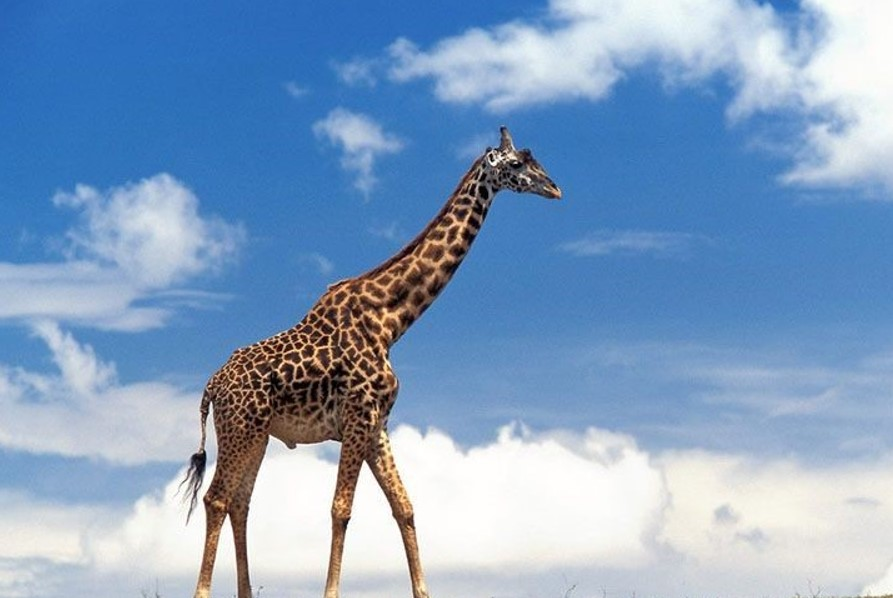
%> input picture giraffe_3.jpg, 893 x 598 px
$ octave sinirlama_ve_kenarbulma_.m   (GNU Octave 9; MATLAB toolbox functions it lacks are replaced by stand-ins)
%> lines starting %> are read from the running program, lines starting %| are printed output that depends on the picture; in (x1, y1, x2, y2) boxes, pixels count from 0 and x2, y2 are one past the last pixel; in counts of white or black regions, pixels touching at a corner belong together; the program's own positions count from 1
clc, close all; clear all

%% imge okuma
image = imread('giraffe_3.jpg');
%> image is the input picture: size 598x893x3 uint8; mean R, G, B 131.8, 160.6, 194
imshow(image);
title('Orijinal Goruntu')

subplot(2,2,1);
image_gray = rgb2gray(image);
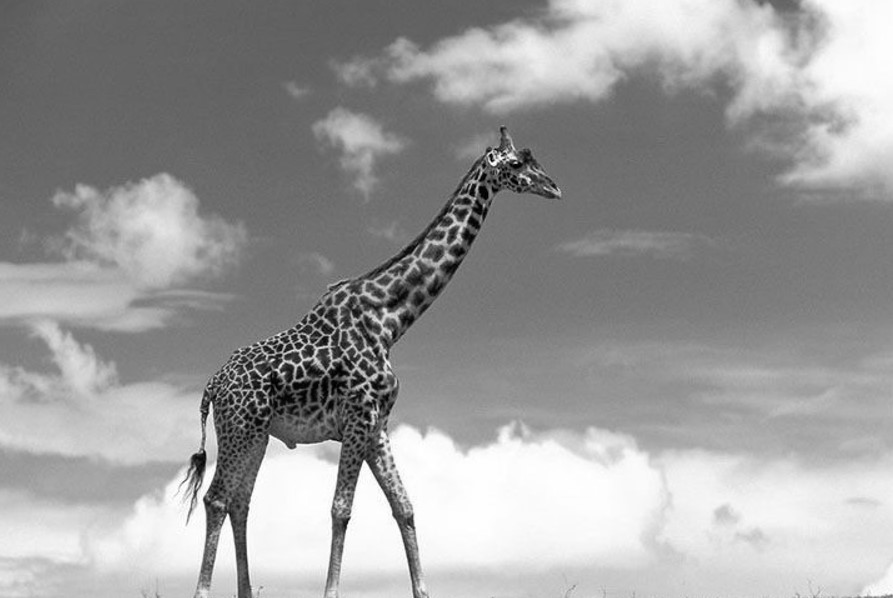
%> image_gray: size 598x893 uint8; min 0, max 255, mean 155.8
imshow(image_gray)
title('Gri Goruntu')
BW = imbinarize(image_gray);
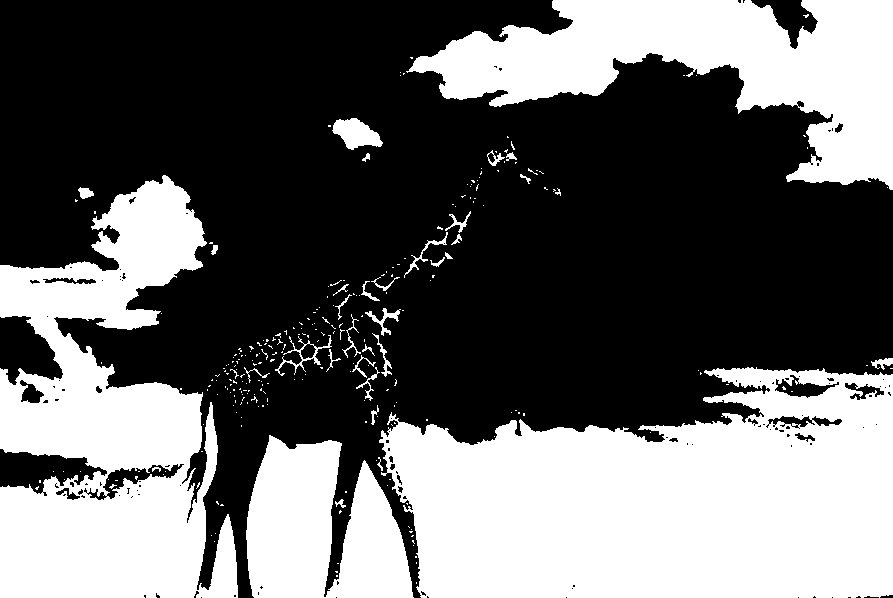
%> BW: size 598x893 logical; 40.3% white; 271 white regions (235 under 20 px), largest, box (x1, y1, x2, y2) and area: (379, 367, 893, 598) 89944, (0, 175, 238, 598) 58922, (406, 0, 893, 190) 42440
imshow(BW)
title('Ikili Görüntü')
subplot(2,2,2)
imshow(edge(image_gray,'sobel'));
title('Sobel Filter')
subplot(2,2,3)
imshow(edge(image_gray,'prewitt'));
title('Prewitt Filter')
subplot(2,2,4)
imshow(edge(image_gray,'canny'));
title('Canny Filter')
figure;
%%

edge_detected = imfill(imclose(edge(image_gray,'sobel'),strel('line',7,0)),'holes');
%> edge_detected: size 598x893 logical; 8.1% white; 28 white regions (24 under 20 px), largest, box (x1, y1, x2, y2) and area: (176, 126, 562, 598) 42810, (847, 594, 893, 598) 66, (530, 193, 560, 200) 30, (420, 433, 427, 439) 29
imshow(edge_detected);
title("Edge Detected")

%% Finally, find only giraffe based on properties

final_edges = edge(edge_detected,'Sobel', 0.12);
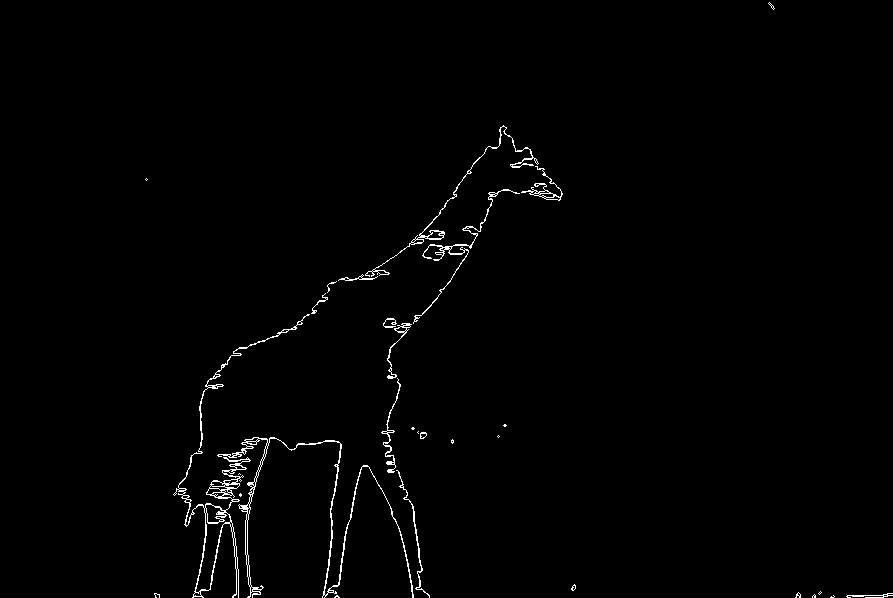
%> final_edges: size 598x893 logical; 1% white in thin lines or dots, all inside (x1, y1, x2, y2) = (145, 2, 893, 598)
imshow(final_edges)


%% Erozyon ??lemi yap?p beyazl?klar? yok etmeyi çal??mak

se = strel('disk',8);
erodedBW = imdilate(edge_detected,se);
%> erodedBW: size 598x893 logical; 12.4% white; 9 white regions, largest, box (x1, y1, x2, y2) and area: (167, 119, 569, 598) 63447, (788, 585, 893, 598) 985, (405, 421, 434, 446) 479
imshow(erodedBW)
title('Erozyon Goruntusu')

%imdilate(imdilate(edge_detected,strel('disk',5,0)),strel('disk',5,6));
%ms =bwareaopen(imopen(imfill(imclose(edge(rgb2gray(image),'canny'),strel('line',3,0)),'holes'),strel(ones(3,3))),1500);
mask_image = (imdilate(imdilate(edge_detected,strel('line',9,0)),strel('line',9,90)));
%> mask_image: size 598x893 logical; 11.2% white; 13 white regions, largest, box (x1, y1, x2, y2) and area: (170, 122, 566, 598) 58124, (843, 590, 893, 598) 326, (408, 424, 431, 443) 292
imshow(mask_image)
%imshow(labeloverlay(image,mask_image,'Colormap',[0 0 0]));
title('Son Hali');

red_processed=image(:,:,1).*uint8(mask_image);
green_processed=image(:,:,2).*uint8(mask_image);
blue_processed=image(:,:,3).*uint8(mask_image);
op=cat(3,red_processed,green_processed,blue_processed);
figure;
title('Morfolojik ??lemlerden Sonraki Hali')
imshow(op);

%% GÜNCELLEMELER 5.HAFTA

BW1_giraffe = imread('BW1_giraffe.png');
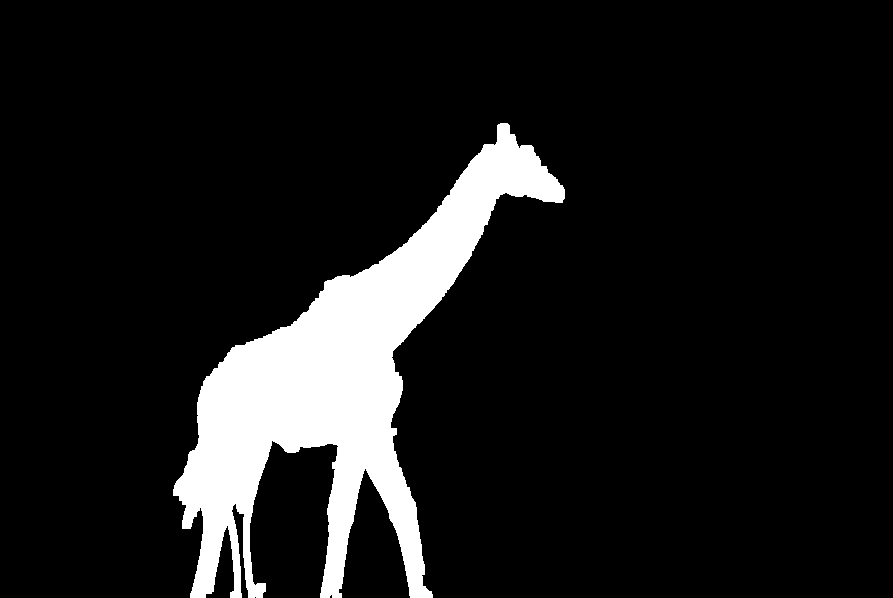
%> input picture BW1_giraffe.png, 893 x 598 px
%> BW1_giraffe: size 598x893 logical; 10.4% white; 1 white region, box (x1, y1, x2, y2) and area: (173, 123, 565, 598) 55280
figure,imshow(BW1_giraffe);

BWmax = bwpropfilt(mask_image,'Area',1,'largest');
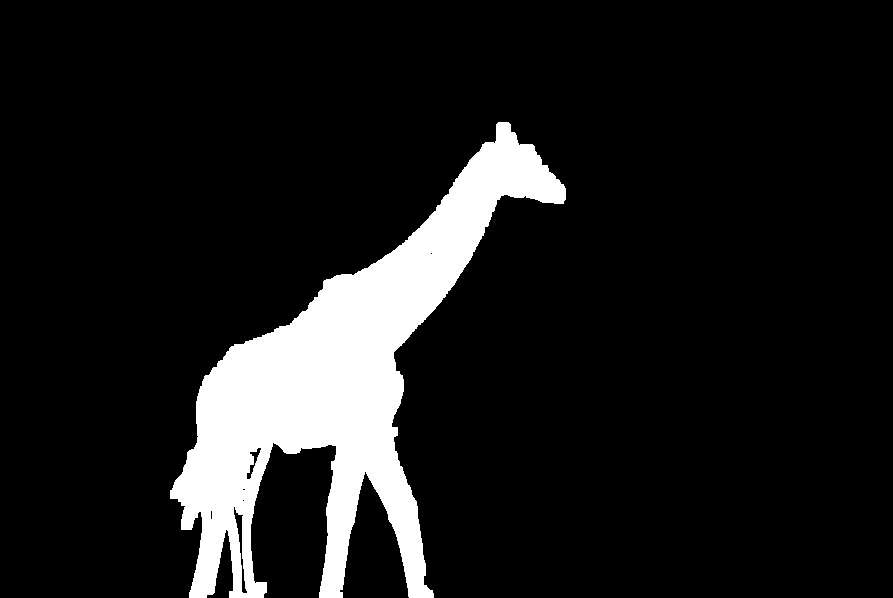
%> BWmax: size 598x893 logical; 10.9% white; 1 white region, box (x1, y1, x2, y2) and area: (170, 122, 566, 598) 58124
figure;
imshow(BWmax)

[bwLabel,num] = bwlabel(BWmax,4);
%> bwLabel: size 598x893 double; values 0 (black) and 1 (white), 10.9% white; 1 white region
%> num = 1

s = regionprops(bwLabel,'Area');
%> s = 1 region; Area: 58124
s1 = regionprops(bwLabel,'BoundingBox');
%> s1 = 1 region; box (x1, y1, x2, y2): (170, 122, 566, 598)
s_tum = regionprops(bwLabel,'all');
%> s_tum = 1 region; box (x1, y1, x2, y2), Area, Centroid, MajorAxisLength, MinorAxisLength and Eccentricity: (170, 122, 566, 598) 58124 [342 383.3] 541.1 228.9 0.906

%%
imshow(image)
hold on;
rectangle('Position',s1.BoundingBox,'EdgeColor','y','LineWidth',4)
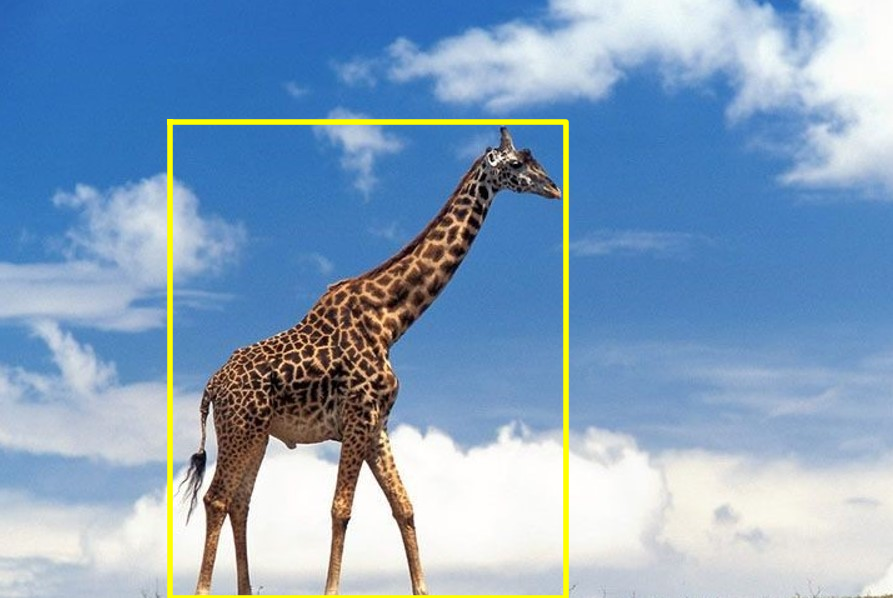
%> figure redrawn from the program's plot data
hold off

%% Karesiz zebra

red_processed=image(:,:,1).*uint8(BW1_giraffe);
green_processed=image(:,:,2).*uint8(BW1_giraffe);
blue_processed=image(:,:,3).*uint8(BW1_giraffe);
output_2=cat(3,red_processed,green_processed,blue_processed);
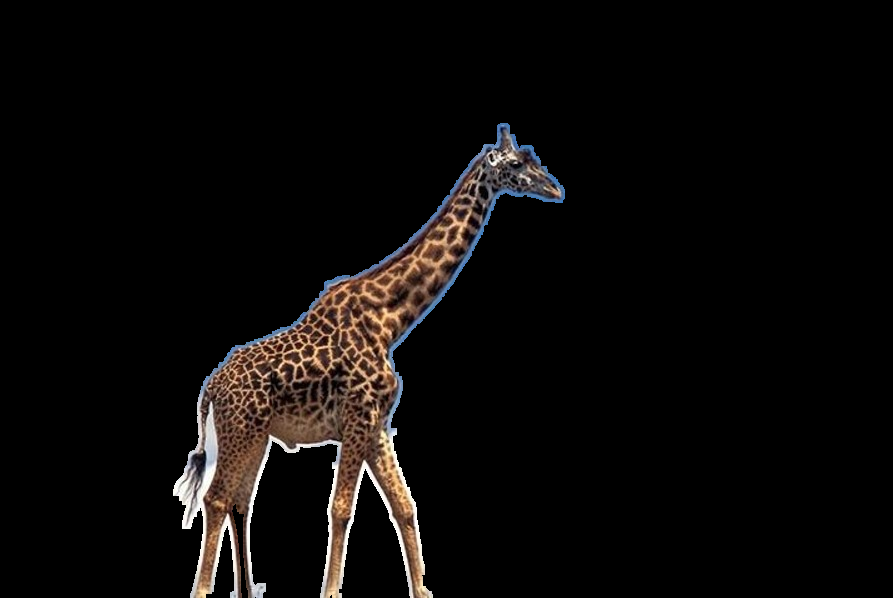
%> output_2: size 598x893x3 uint8; mean R, G, B 12.8, 10.5, 9.5
figure;
imshow(output_2);

%%
%[L, Ne] = bwlabel(output_2);
%%
%propied = regionprops(L);
%hold on

%%
% [4 lines of commented-out code are left out]
%%
% [4 lines of commented-out code are left out]


%% imfill ile zürafay? doldurmak
% [9 lines of commented-out code are left out]
